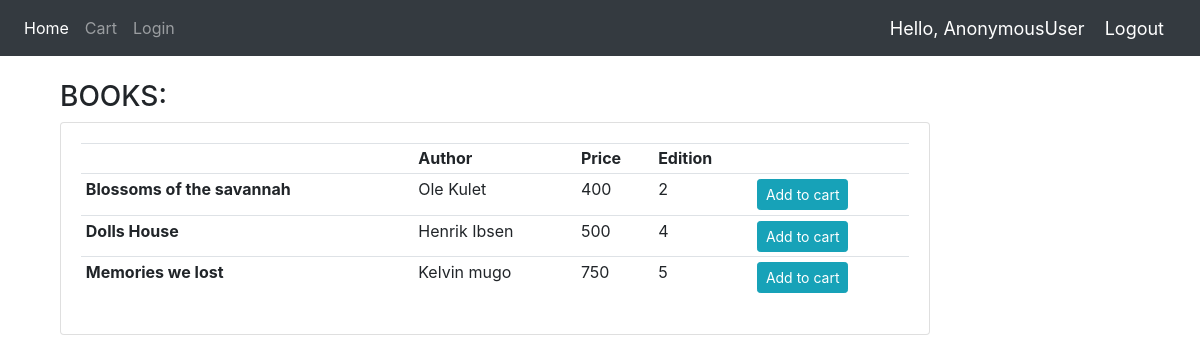
The page / on the database its author committed.
### BookApplication/models.py (models this page shows, shortened)
class Book(models.Model):
    title=models.CharField(max_length=200,null=True)
    Author=models.CharField(max_length=200,null=True)
    Price=models.IntegerField()
    Edition=models.IntegerField()

### BookApplication/views.py (the view)
# urls.py: path('', home,name='home'),
def home(request):
    books=Book.objects.all()
    context={'books':books}
    if request.user.is_staff:
        return render(request,'BookApplication/home.html',context)
    else:
        return render(request,'BookApplication/home.html',context)

### BookApplication/templates/BookApplication/home.html
{% extends 'BookApplication/main.html' %}
{% block content %}
<br>
<div class="container">
<div class="container row">
    <div class="col-lg-10">
        <h3>BOOKS:</h3>
        <div class="card card-body">
            <table class="table table-sm">
                <tr>
                    <th><Title></Title></th>
                    <th>Author</th>
                    <th>Price</th>
                    <th>Edition</th>
                    <th></th>
                </tr>
                {% for book in books %}
                <tr>
                    <td><b>{{book.title}}</b> </td>
                    <td>{{book.Author}} </td>
                    <td>{{book.Price}} </td>
                    <td> {{book.Edition}} </td>
                    <td><a class="btn btn-sm btn-info" href="{% url 'addtocart' book.id %}">Add to cart</a> </td>
                </tr>
                {% endfor %}
            </table>
        </div>
    </div>
</div>
{% endblock %}

### BookApplication/templates/BookApplication/main.html (shortened to what this page needs)
{% load static %}
<html>
    <head>
        <link rel="stylesheet" href="https://stackpath.bootstrapcdn.com/bootstrap/4.5.0/css/bootstrap.min.css">
    </head>
    <body>
        {% include 'BookApplication/navbar.html' %}
        {% block content %}
        {% endblock %}
        <br>
    </body>
</html>

### BookApplication/templates/BookApplication/navbar.html (shortened to what this page needs)
{% load static %}
<nav class="navbar navbar-expand-lg navbar-dark bg-dark">
  <div class="collapse navbar-collapse" id="navbarNav">
    <ul class="navbar-nav">
      <li class="nav-item active">
        <a class="nav-link" href="{% url 'home' %}">Home</a>
      </li>
      {% if request.user.is_staff %}
      </li>
      <li class="nav-item active">
        <a class="nav-link" href="{% url 'addbook' %}">Add Books</a>
      </li>
      {% else %}
      <li class="nav-item">
        <a class="nav-link" href="{% url 'viewcart' %}">Cart</a>
      </li>
      {% endif %}
      <li class="nav-item">
        <a class="nav-link" href="{% url 'login' %}">Login</a>
      </li>
    </ul>
  </div>
  <span class="hello-msg">Hello, {{request.user}}</span>
  <span ><a  class="hello-msg" href="{% url 'logout' %}">Logout</a></span>
</nav>

### BookApplication/templates/BookApplication/navbar.html (style rules this page uses)
.hello-msg { font-size: 18px; color: #fff; margin-right: 20px; }

### rows shown on the page
Book: title "Blossoms of the savannah", Author "Ole Kulet", Price "400", Edition "2"
Book: title "Dolls House", Author "Henrik Ibsen", Price "500", Edition "4"
Book: title "Memories we lost", Author "Kelvin mugo", Price "750", Edition "5"

### other values the page prints
{{ request.user }} "AnonymousUser"
